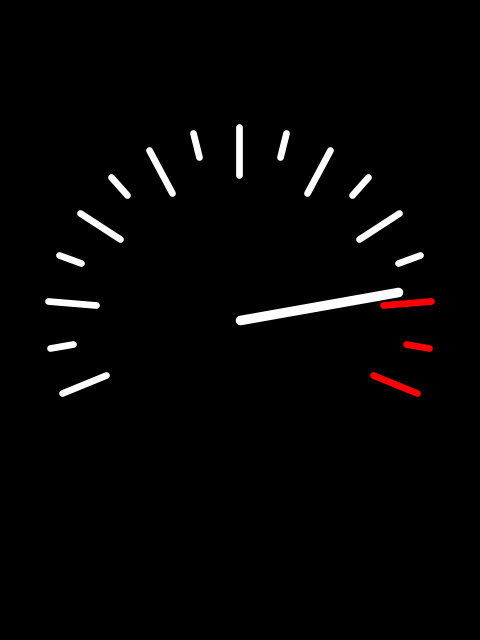
Frame 1 (no input)
Frame 2 (the mouse pressed at the canvas centre, redrawn once): identical to frame 1, image omitted

The Processing sketch that drew this single still picture (run headless with seeded random() and noise(); the mouse was pressed at the canvas centre and the sketch redrawn once):

// Processing sketch: speed
// ── speed.pde
// Manuale di Programmazione Cinematografica
// Daniele Olmisani, 2015

// Speed (1994)


final color PAPER = color(0);
final color INK1 = color(255);
final color INK2 = color(255, 0, 0);


final int NOTCHES = 16;
final float TAILS = PI/8.0;


void setup() {
  size(480, 640);
  noLoop();
}


void draw() {
  
  final float S =  min(width, height);
  final float U = 0.002;
  
  translate(0.5*width, 0.5*height);
  rotate(TAILS);
  scale(S);
  
  background(PAPER);
  
  strokeWeight(7*U);
  
  for (int i=0; i<=NOTCHES; i++) {
    
    stroke((i<NOTCHES/5) ? INK2 : INK1);
    
    line(0.3 + (i%2)*0.05, 0.0, 0.4, 0.0);

    rotate(-(PI+2*TAILS)/NOTCHES);
  }
  
  strokeWeight(10*U);
  line(0.00, 0.00, -0.30, -0.15);
  
  save("speed.png");
}
